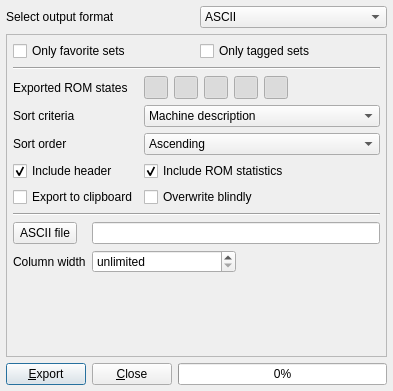
<?xml version="1.0" encoding="UTF-8"?>
<ui version="4.0">
 <author>R. Reucher</author>
 <class>ROMStatusExporter</class>
 <widget class="QDialog" name="ROMStatusExporter">
  <property name="geometry">
   <rect>
    <x>0</x>
    <y>0</y>
    <width>393</width>
    <height>391</height>
   </rect>
  </property>
  <property name="windowTitle">
   <string>ROM status export</string>
  </property>
  <layout class="QGridLayout" name="gridLayout_5">
   <item row="0" column="0">
    <layout class="QHBoxLayout" name="horizontalLayout_2">
     <item>
      <widget class="QLabel" name="labelOutputFormat">
       <property name="text">
        <string>Select output format</string>
       </property>
      </widget>
     </item>
     <item>
      <widget class="QComboBox" name="comboBoxOutputFormat">
       <property name="sizePolicy">
        <sizepolicy hsizetype="Preferred" vsizetype="Minimum">
         <horstretch>0</horstretch>
         <verstretch>0</verstretch>
        </sizepolicy>
       </property>
       <property name="toolTip">
        <string>Select output format</string>
       </property>
       <item>
        <property name="text">
         <string>ASCII</string>
        </property>
       </item>
       <item>
        <property name="text">
         <string>CSV</string>
        </property>
       </item>
       <item>
        <property name="text">
         <string>HTML</string>
        </property>
       </item>
      </widget>
     </item>
    </layout>
   </item>
   <item row="1" column="0">
    <widget class="QFrame" name="frameExportParams">
     <property name="frameShape">
      <enum>QFrame::StyledPanel</enum>
     </property>
     <layout class="QGridLayout" name="gridLayoutFrameExportParams">
      <item row="1" column="0" colspan="2">
       <widget class="Line" name="line">
        <property name="orientation">
         <enum>Qt::Horizontal</enum>
        </property>
       </widget>
      </item>
      <item row="4" column="1">
       <widget class="QComboBox" name="comboBoxSortOrder">
        <property name="sizePolicy">
         <sizepolicy hsizetype="Preferred" vsizetype="Minimum">
          <horstretch>0</horstretch>
          <verstretch>0</verstretch>
         </sizepolicy>
        </property>
        <property name="toolTip">
         <string>Select sort order</string>
        </property>
        <item>
         <property name="text">
          <string>Ascending</string>
         </property>
         <property name="icon">
          <iconset resource="../qmc2.qrc">
           <normaloff>:/data/img/up_action.png</normaloff>:/data/img/up_action.png</iconset>
         </property>
        </item>
        <item>
         <property name="text">
          <string>Descending</string>
         </property>
         <property name="icon">
          <iconset resource="../qmc2.qrc">
           <normaloff>:/data/img/down_action.png</normaloff>:/data/img/down_action.png</iconset>
         </property>
        </item>
       </widget>
      </item>
      <item row="3" column="1">
       <widget class="QComboBox" name="comboBoxSortCriteria">
        <property name="sizePolicy">
         <sizepolicy hsizetype="Preferred" vsizetype="Minimum">
          <horstretch>0</horstretch>
          <verstretch>0</verstretch>
         </sizepolicy>
        </property>
        <property name="toolTip">
         <string>Select sort criteria</string>
        </property>
        <item>
         <property name="text">
          <string>Machine description</string>
         </property>
        </item>
        <item>
         <property name="text">
          <string>ROM status</string>
         </property>
        </item>
        <item>
         <property name="text">
          <string>Year</string>
         </property>
        </item>
        <item>
         <property name="text">
          <string>Manufacturer</string>
         </property>
        </item>
        <item>
         <property name="text">
          <string>Machine name</string>
         </property>
        </item>
        <item>
         <property name="text">
          <string>ROM types</string>
         </property>
        </item>
        <item>
         <property name="text">
          <string>Players</string>
         </property>
        </item>
        <item>
         <property name="text">
          <string>Driver status</string>
         </property>
        </item>
       </widget>
      </item>
      <item row="0" column="0" colspan="2">
       <layout class="QHBoxLayout" name="horizontalLayout_6">
        <item>
         <widget class="QCheckBox" name="checkBoxFavoriteSetsOnly">
          <property name="toolTip">
           <string>Export only favorite sets?</string>
          </property>
          <property name="text">
           <string>Only favorite sets</string>
          </property>
         </widget>
        </item>
        <item>
         <widget class="QCheckBox" name="checkBoxTaggedSetsOnly">
          <property name="toolTip">
           <string>Export only sets that are tagged?</string>
          </property>
          <property name="text">
           <string>Only tagged sets</string>
          </property>
         </widget>
        </item>
       </layout>
      </item>
      <item row="4" column="0">
       <widget class="QLabel" name="labelSortOrder">
        <property name="text">
         <string>Sort order</string>
        </property>
       </widget>
      </item>
      <item row="2" column="1">
       <layout class="QHBoxLayout" name="horizontalLayout_3">
        <item>
         <widget class="QToolButton" name="toolButtonExportC">
          <property name="toolTip">
           <string>Export ROM state C (correct)?</string>
          </property>
          <property name="icon">
           <iconset resource="../qmc2.qrc">
            <normaloff>:/data/img/sphere_green.png</normaloff>:/data/img/sphere_green.png</iconset>
          </property>
          <property name="checkable">
           <bool>true</bool>
          </property>
          <property name="checked">
           <bool>true</bool>
          </property>
         </widget>
        </item>
        <item>
         <widget class="QToolButton" name="toolButtonExportM">
          <property name="toolTip">
           <string>Export ROM state M (mostly correct)?</string>
          </property>
          <property name="icon">
           <iconset resource="../qmc2.qrc">
            <normaloff>:/data/img/sphere_yellowgreen.png</normaloff>:/data/img/sphere_yellowgreen.png</iconset>
          </property>
          <property name="checkable">
           <bool>true</bool>
          </property>
          <property name="checked">
           <bool>true</bool>
          </property>
         </widget>
        </item>
        <item>
         <widget class="QToolButton" name="toolButtonExportI">
          <property name="toolTip">
           <string>Export ROM state I (incorrect)?</string>
          </property>
          <property name="icon">
           <iconset resource="../qmc2.qrc">
            <normaloff>:/data/img/sphere_red.png</normaloff>:/data/img/sphere_red.png</iconset>
          </property>
          <property name="checkable">
           <bool>true</bool>
          </property>
          <property name="checked">
           <bool>true</bool>
          </property>
         </widget>
        </item>
        <item>
         <widget class="QToolButton" name="toolButtonExportN">
          <property name="toolTip">
           <string>Export ROM state N (not found)?</string>
          </property>
          <property name="icon">
           <iconset resource="../qmc2.qrc">
            <normaloff>:/data/img/sphere_grey.png</normaloff>:/data/img/sphere_grey.png</iconset>
          </property>
          <property name="checkable">
           <bool>true</bool>
          </property>
          <property name="checked">
           <bool>true</bool>
          </property>
         </widget>
        </item>
        <item>
         <widget class="QToolButton" name="toolButtonExportU">
          <property name="toolTip">
           <string>Export ROM state U (unknown)?</string>
          </property>
          <property name="icon">
           <iconset resource="../qmc2.qrc">
            <normaloff>:/data/img/sphere_blue.png</normaloff>:/data/img/sphere_blue.png</iconset>
          </property>
          <property name="checkable">
           <bool>true</bool>
          </property>
          <property name="checked">
           <bool>true</bool>
          </property>
         </widget>
        </item>
        <item>
         <spacer name="horizontalSpacer_2">
          <property name="orientation">
           <enum>Qt::Horizontal</enum>
          </property>
          <property name="sizeHint" stdset="0">
           <size>
            <width>40</width>
            <height>20</height>
           </size>
          </property>
         </spacer>
        </item>
       </layout>
      </item>
      <item row="7" column="0" colspan="2">
       <widget class="Line" name="line_2">
        <property name="orientation">
         <enum>Qt::Horizontal</enum>
        </property>
       </widget>
      </item>
      <item row="2" column="0">
       <widget class="QLabel" name="label">
        <property name="sizePolicy">
         <sizepolicy hsizetype="Minimum" vsizetype="Preferred">
          <horstretch>0</horstretch>
          <verstretch>0</verstretch>
         </sizepolicy>
        </property>
        <property name="text">
         <string>Exported ROM states</string>
        </property>
       </widget>
      </item>
      <item row="6" column="1">
       <widget class="QCheckBox" name="checkBoxOverwriteBlindly">
        <property name="toolTip">
         <string>Overwrite existing files without asking what to do</string>
        </property>
        <property name="text">
         <string>Overwrite blindly</string>
        </property>
        <property name="checked">
         <bool>false</bool>
        </property>
       </widget>
      </item>
      <item row="5" column="1">
       <widget class="QCheckBox" name="checkBoxIncludeStatistics">
        <property name="toolTip">
         <string>Include statistical overview of the ROM state in export</string>
        </property>
        <property name="text">
         <string>Include ROM statistics</string>
        </property>
        <property name="checked">
         <bool>true</bool>
        </property>
       </widget>
      </item>
      <item row="5" column="0">
       <widget class="QCheckBox" name="checkBoxIncludeHeader">
        <property name="toolTip">
         <string>Include some header information in export</string>
        </property>
        <property name="text">
         <string>Include header</string>
        </property>
        <property name="checked">
         <bool>true</bool>
        </property>
       </widget>
      </item>
      <item row="3" column="0">
       <widget class="QLabel" name="labelSortCriteria">
        <property name="text">
         <string>Sort criteria</string>
        </property>
       </widget>
      </item>
      <item row="6" column="0">
       <widget class="QCheckBox" name="checkBoxExportToClipboard">
        <property name="toolTip">
         <string>Export to the system clipboard instead of a file</string>
        </property>
        <property name="text">
         <string>Export to clipboard</string>
        </property>
        <property name="checked">
         <bool>false</bool>
        </property>
       </widget>
      </item>
      <item row="8" column="0" colspan="2">
       <widget class="QStackedWidget" name="stackedWidgetOutputParams">
        <property name="currentIndex">
         <number>0</number>
        </property>
        <widget class="QWidget" name="pageASCII">
         <layout class="QGridLayout" name="gridLayout_7">
          <property name="margin">
           <number>0</number>
          </property>
          <item row="0" column="0">
           <layout class="QGridLayout" name="gridLayout">
            <item row="0" column="0">
             <widget class="QToolButton" name="toolButtonBrowseASCIIFile">
              <property name="sizePolicy">
               <sizepolicy hsizetype="Fixed" vsizetype="Minimum">
                <horstretch>0</horstretch>
                <verstretch>0</verstretch>
               </sizepolicy>
              </property>
              <property name="toolTip">
               <string>Browse ASCII export file</string>
              </property>
              <property name="text">
               <string>ASCII file</string>
              </property>
              <property name="icon">
               <iconset resource="../qmc2.qrc">
                <normaloff>:/data/img/fileopen.png</normaloff>:/data/img/fileopen.png</iconset>
              </property>
              <property name="toolButtonStyle">
               <enum>Qt::ToolButtonTextBesideIcon</enum>
              </property>
             </widget>
            </item>
            <item row="0" column="1" colspan="2">
             <widget class="QLineEdit" name="lineEditASCIIFile">
              <property name="sizePolicy">
               <sizepolicy hsizetype="Expanding" vsizetype="Minimum">
                <horstretch>0</horstretch>
                <verstretch>0</verstretch>
               </sizepolicy>
              </property>
              <property name="toolTip">
               <string>ASCII export file</string>
              </property>
             </widget>
            </item>
            <item row="1" column="0">
             <widget class="QLabel" name="labelASCIIColumnWidth">
              <property name="text">
               <string>Column width</string>
              </property>
             </widget>
            </item>
            <item row="2" column="0" colspan="3">
             <spacer name="verticalSpacer">
              <property name="orientation">
               <enum>Qt::Vertical</enum>
              </property>
              <property name="sizeHint" stdset="0">
               <size>
                <width>20</width>
                <height>0</height>
               </size>
              </property>
             </spacer>
            </item>
            <item row="1" column="1" colspan="2">
             <layout class="QHBoxLayout" name="horizontalLayout_4">
              <item>
               <widget class="QSpinBox" name="spinBoxASCIIColumnWidth">
                <property name="enabled">
                 <bool>true</bool>
                </property>
                <property name="sizePolicy">
                 <sizepolicy hsizetype="MinimumExpanding" vsizetype="Fixed">
                  <horstretch>0</horstretch>
                  <verstretch>0</verstretch>
                 </sizepolicy>
                </property>
                <property name="toolTip">
                 <string>Maximum column width for ASCII export (0 = unlimited)</string>
                </property>
                <property name="specialValueText">
                 <string>unlimited</string>
                </property>
                <property name="maximum">
                 <number>99999</number>
                </property>
                <property name="value">
                 <number>0</number>
                </property>
               </widget>
              </item>
              <item>
               <spacer name="horizontalSpacer_5">
                <property name="orientation">
                 <enum>Qt::Horizontal</enum>
                </property>
                <property name="sizeHint" stdset="0">
                 <size>
                  <width>108</width>
                  <height>19</height>
                 </size>
                </property>
               </spacer>
              </item>
             </layout>
            </item>
           </layout>
          </item>
         </layout>
        </widget>
        <widget class="QWidget" name="pageCSV">
         <layout class="QGridLayout" name="gridLayout_6">
          <property name="margin">
           <number>0</number>
          </property>
          <item row="0" column="0">
           <layout class="QGridLayout" name="gridLayout_2">
            <item row="0" column="0">
             <widget class="QToolButton" name="toolButtonBrowseCSVFile">
              <property name="sizePolicy">
               <sizepolicy hsizetype="Fixed" vsizetype="Minimum">
                <horstretch>0</horstretch>
                <verstretch>0</verstretch>
               </sizepolicy>
              </property>
              <property name="toolTip">
               <string>Browse CSV export file</string>
              </property>
              <property name="text">
               <string>CSV file</string>
              </property>
              <property name="icon">
               <iconset resource="../qmc2.qrc">
                <normaloff>:/data/img/fileopen.png</normaloff>:/data/img/fileopen.png</iconset>
              </property>
              <property name="toolButtonStyle">
               <enum>Qt::ToolButtonTextBesideIcon</enum>
              </property>
             </widget>
            </item>
            <item row="0" column="1" colspan="5">
             <widget class="QLineEdit" name="lineEditCSVFile">
              <property name="sizePolicy">
               <sizepolicy hsizetype="Expanding" vsizetype="Minimum">
                <horstretch>0</horstretch>
                <verstretch>0</verstretch>
               </sizepolicy>
              </property>
              <property name="toolTip">
               <string>CSV export file</string>
              </property>
             </widget>
            </item>
            <item row="1" column="0">
             <widget class="QLabel" name="labelCSVSeparator">
              <property name="text">
               <string>Separator</string>
              </property>
             </widget>
            </item>
            <item row="2" column="0" colspan="6">
             <spacer name="verticalSpacer_2">
              <property name="orientation">
               <enum>Qt::Vertical</enum>
              </property>
              <property name="sizeHint" stdset="0">
               <size>
                <width>20</width>
                <height>0</height>
               </size>
              </property>
             </spacer>
            </item>
            <item row="1" column="1">
             <widget class="QLineEdit" name="lineEditCSVSeparator">
              <property name="enabled">
               <bool>true</bool>
              </property>
              <property name="sizePolicy">
               <sizepolicy hsizetype="Maximum" vsizetype="Fixed">
                <horstretch>0</horstretch>
                <verstretch>0</verstretch>
               </sizepolicy>
              </property>
              <property name="minimumSize">
               <size>
                <width>30</width>
                <height>0</height>
               </size>
              </property>
              <property name="maximumSize">
               <size>
                <width>30</width>
                <height>16777215</height>
               </size>
              </property>
              <property name="toolTip">
               <string>Field separator for CSV export</string>
              </property>
              <property name="text">
               <string>;</string>
              </property>
              <property name="maxLength">
               <number>1</number>
              </property>
              <property name="alignment">
               <set>Qt::AlignHCenter</set>
              </property>
             </widget>
            </item>
            <item row="1" column="3">
             <widget class="QLabel" name="labelCSVDelimiter">
              <property name="text">
               <string>Delimiter</string>
              </property>
             </widget>
            </item>
            <item row="1" column="4">
             <widget class="QLineEdit" name="lineEditCSVDelimiter">
              <property name="enabled">
               <bool>true</bool>
              </property>
              <property name="sizePolicy">
               <sizepolicy hsizetype="Maximum" vsizetype="Fixed">
                <horstretch>0</horstretch>
                <verstretch>0</verstretch>
               </sizepolicy>
              </property>
              <property name="minimumSize">
               <size>
                <width>30</width>
                <height>0</height>
               </size>
              </property>
              <property name="maximumSize">
               <size>
                <width>30</width>
                <height>16777215</height>
               </size>
              </property>
              <property name="toolTip">
               <string>Text delimiter for CSV export</string>
              </property>
              <property name="text">
               <string>&quot;</string>
              </property>
              <property name="maxLength">
               <number>1</number>
              </property>
              <property name="alignment">
               <set>Qt::AlignHCenter</set>
              </property>
             </widget>
            </item>
            <item row="1" column="2">
             <spacer name="horizontalSpacer">
              <property name="orientation">
               <enum>Qt::Horizontal</enum>
              </property>
              <property name="sizeHint" stdset="0">
               <size>
                <width>0</width>
                <height>20</height>
               </size>
              </property>
             </spacer>
            </item>
            <item row="1" column="5">
             <spacer name="horizontalSpacer_3">
              <property name="orientation">
               <enum>Qt::Horizontal</enum>
              </property>
              <property name="sizeHint" stdset="0">
               <size>
                <width>0</width>
                <height>20</height>
               </size>
              </property>
             </spacer>
            </item>
           </layout>
          </item>
         </layout>
        </widget>
        <widget class="QWidget" name="pageHTML">
         <layout class="QGridLayout" name="gridLayout_8">
          <property name="margin">
           <number>0</number>
          </property>
          <item row="0" column="0">
           <layout class="QGridLayout" name="gridLayout_3">
            <item row="0" column="0">
             <widget class="QToolButton" name="toolButtonBrowseHTMLFile">
              <property name="sizePolicy">
               <sizepolicy hsizetype="Fixed" vsizetype="Minimum">
                <horstretch>0</horstretch>
                <verstretch>0</verstretch>
               </sizepolicy>
              </property>
              <property name="toolTip">
               <string>Browse HTML export file</string>
              </property>
              <property name="text">
               <string>HTML file</string>
              </property>
              <property name="icon">
               <iconset resource="../qmc2.qrc">
                <normaloff>:/data/img/fileopen.png</normaloff>:/data/img/fileopen.png</iconset>
              </property>
              <property name="toolButtonStyle">
               <enum>Qt::ToolButtonTextBesideIcon</enum>
              </property>
             </widget>
            </item>
            <item row="0" column="1" colspan="2">
             <widget class="QLineEdit" name="lineEditHTMLFile">
              <property name="sizePolicy">
               <sizepolicy hsizetype="Expanding" vsizetype="Minimum">
                <horstretch>0</horstretch>
                <verstretch>0</verstretch>
               </sizepolicy>
              </property>
              <property name="toolTip">
               <string>HTML export file</string>
              </property>
             </widget>
            </item>
            <item row="1" column="0">
             <widget class="QLabel" name="labelHTMLBorderWidth">
              <property name="text">
               <string>Border width</string>
              </property>
             </widget>
            </item>
            <item row="2" column="0" colspan="3">
             <spacer name="verticalSpacer_3">
              <property name="orientation">
               <enum>Qt::Vertical</enum>
              </property>
              <property name="sizeHint" stdset="0">
               <size>
                <width>20</width>
                <height>0</height>
               </size>
              </property>
             </spacer>
            </item>
            <item row="1" column="1" colspan="2">
             <layout class="QHBoxLayout" name="horizontalLayout_5">
              <item>
               <widget class="QSpinBox" name="spinBoxHTMLBorderWidth">
                <property name="enabled">
                 <bool>true</bool>
                </property>
                <property name="sizePolicy">
                 <sizepolicy hsizetype="MinimumExpanding" vsizetype="Fixed">
                  <horstretch>0</horstretch>
                  <verstretch>0</verstretch>
                 </sizepolicy>
                </property>
                <property name="toolTip">
                 <string>Border line width for tables (0 = no border)</string>
                </property>
                <property name="maximum">
                 <number>99</number>
                </property>
                <property name="value">
                 <number>1</number>
                </property>
               </widget>
              </item>
              <item>
               <spacer name="horizontalSpacer_4">
                <property name="orientation">
                 <enum>Qt::Horizontal</enum>
                </property>
                <property name="sizeHint" stdset="0">
                 <size>
                  <width>127</width>
                  <height>19</height>
                 </size>
                </property>
               </spacer>
              </item>
             </layout>
            </item>
           </layout>
          </item>
         </layout>
        </widget>
       </widget>
      </item>
     </layout>
    </widget>
   </item>
   <item row="2" column="0">
    <layout class="QHBoxLayout" name="horizontalLayout">
     <item>
      <widget class="QPushButton" name="pushButtonExport">
       <property name="toolTip">
        <string>Export now!</string>
       </property>
       <property name="text">
        <string>&amp;Export</string>
       </property>
       <property name="icon">
        <iconset resource="../qmc2.qrc">
         <normaloff>:/data/img/filesaveas.png</normaloff>:/data/img/filesaveas.png</iconset>
       </property>
      </widget>
     </item>
     <item>
      <widget class="QPushButton" name="pushButtonClose">
       <property name="toolTip">
        <string>Close ROM status export</string>
       </property>
       <property name="text">
        <string>&amp;Close</string>
       </property>
       <property name="icon">
        <iconset resource="../qmc2.qrc">
         <normaloff>:/data/img/yes.png</normaloff>:/data/img/yes.png</iconset>
       </property>
      </widget>
     </item>
     <item>
      <widget class="QProgressBar" name="progressBarExport">
       <property name="toolTip">
        <string>Export progress indicator</string>
       </property>
       <property name="value">
        <number>0</number>
       </property>
       <property name="format">
        <string>%p%</string>
       </property>
      </widget>
     </item>
    </layout>
   </item>
  </layout>
 </widget>
 <layoutdefault spacing="6" margin="6"/>
 <tabstops>
  <tabstop>comboBoxOutputFormat</tabstop>
  <tabstop>checkBoxFavoriteSetsOnly</tabstop>
  <tabstop>checkBoxTaggedSetsOnly</tabstop>
  <tabstop>toolButtonExportC</tabstop>
  <tabstop>toolButtonExportM</tabstop>
  <tabstop>toolButtonExportI</tabstop>
  <tabstop>toolButtonExportN</tabstop>
  <tabstop>toolButtonExportU</tabstop>
  <tabstop>comboBoxSortCriteria</tabstop>
  <tabstop>comboBoxSortOrder</tabstop>
  <tabstop>checkBoxIncludeHeader</tabstop>
  <tabstop>checkBoxIncludeStatistics</tabstop>
  <tabstop>checkBoxExportToClipboard</tabstop>
  <tabstop>checkBoxOverwriteBlindly</tabstop>
  <tabstop>toolButtonBrowseASCIIFile</tabstop>
  <tabstop>lineEditASCIIFile</tabstop>
  <tabstop>spinBoxASCIIColumnWidth</tabstop>
  <tabstop>toolButtonBrowseCSVFile</tabstop>
  <tabstop>lineEditCSVFile</tabstop>
  <tabstop>lineEditCSVSeparator</tabstop>
  <tabstop>lineEditCSVDelimiter</tabstop>
  <tabstop>toolButtonBrowseHTMLFile</tabstop>
  <tabstop>lineEditHTMLFile</tabstop>
  <tabstop>spinBoxHTMLBorderWidth</tabstop>
  <tabstop>pushButtonExport</tabstop>
  <tabstop>pushButtonClose</tabstop>
 </tabstops>
 <resources>
  <include location="../qmc2.qrc"/>
 </resources>
 <connections>
  <connection>
   <sender>pushButtonClose</sender>
   <signal>clicked()</signal>
   <receiver>ROMStatusExporter</receiver>
   <slot>reject()</slot>
   <hints>
    <hint type="sourcelabel">
     <x>180</x>
     <y>380</y>
    </hint>
    <hint type="destinationlabel">
     <x>327</x>
     <y>289</y>
    </hint>
   </hints>
  </connection>
  <connection>
   <sender>checkBoxExportToClipboard</sender>
   <signal>toggled(bool)</signal>
   <receiver>toolButtonBrowseASCIIFile</receiver>
   <slot>setDisabled(bool)</slot>
   <hints>
    <hint type="sourcelabel">
     <x>61</x>
     <y>247</y>
    </hint>
    <hint type="destinationlabel">
     <x>76</x>
     <y>295</y>
    </hint>
   </hints>
  </connection>
  <connection>
   <sender>checkBoxExportToClipboard</sender>
   <signal>toggled(bool)</signal>
   <receiver>lineEditASCIIFile</receiver>
   <slot>setDisabled(bool)</slot>
   <hints>
    <hint type="sourcelabel">
     <x>134</x>
     <y>247</y>
    </hint>
    <hint type="destinationlabel">
     <x>280</x>
     <y>295</y>
    </hint>
   </hints>
  </connection>
  <connection>
   <sender>checkBoxExportToClipboard</sender>
   <signal>toggled(bool)</signal>
   <receiver>toolButtonBrowseCSVFile</receiver>
   <slot>setDisabled(bool)</slot>
   <hints>
    <hint type="sourcelabel">
     <x>75</x>
     <y>247</y>
    </hint>
    <hint type="destinationlabel">
     <x>81</x>
     <y>295</y>
    </hint>
   </hints>
  </connection>
  <connection>
   <sender>checkBoxExportToClipboard</sender>
   <signal>toggled(bool)</signal>
   <receiver>lineEditCSVFile</receiver>
   <slot>setDisabled(bool)</slot>
   <hints>
    <hint type="sourcelabel">
     <x>134</x>
     <y>247</y>
    </hint>
    <hint type="destinationlabel">
     <x>244</x>
     <y>295</y>
    </hint>
   </hints>
  </connection>
  <connection>
   <sender>checkBoxExportToClipboard</sender>
   <signal>toggled(bool)</signal>
   <receiver>checkBoxOverwriteBlindly</receiver>
   <slot>setDisabled(bool)</slot>
   <hints>
    <hint type="sourcelabel">
     <x>108</x>
     <y>247</y>
    </hint>
    <hint type="destinationlabel">
     <x>328</x>
     <y>247</y>
    </hint>
   </hints>
  </connection>
  <connection>
   <sender>checkBoxExportToClipboard</sender>
   <signal>toggled(bool)</signal>
   <receiver>toolButtonBrowseHTMLFile</receiver>
   <slot>setDisabled(bool)</slot>
   <hints>
    <hint type="sourcelabel">
     <x>63</x>
     <y>247</y>
    </hint>
    <hint type="destinationlabel">
     <x>69</x>
     <y>295</y>
    </hint>
   </hints>
  </connection>
  <connection>
   <sender>checkBoxExportToClipboard</sender>
   <signal>toggled(bool)</signal>
   <receiver>lineEditHTMLFile</receiver>
   <slot>setDisabled(bool)</slot>
   <hints>
    <hint type="sourcelabel">
     <x>51</x>
     <y>247</y>
    </hint>
    <hint type="destinationlabel">
     <x>255</x>
     <y>295</y>
    </hint>
   </hints>
  </connection>
 </connections>
</ui>
